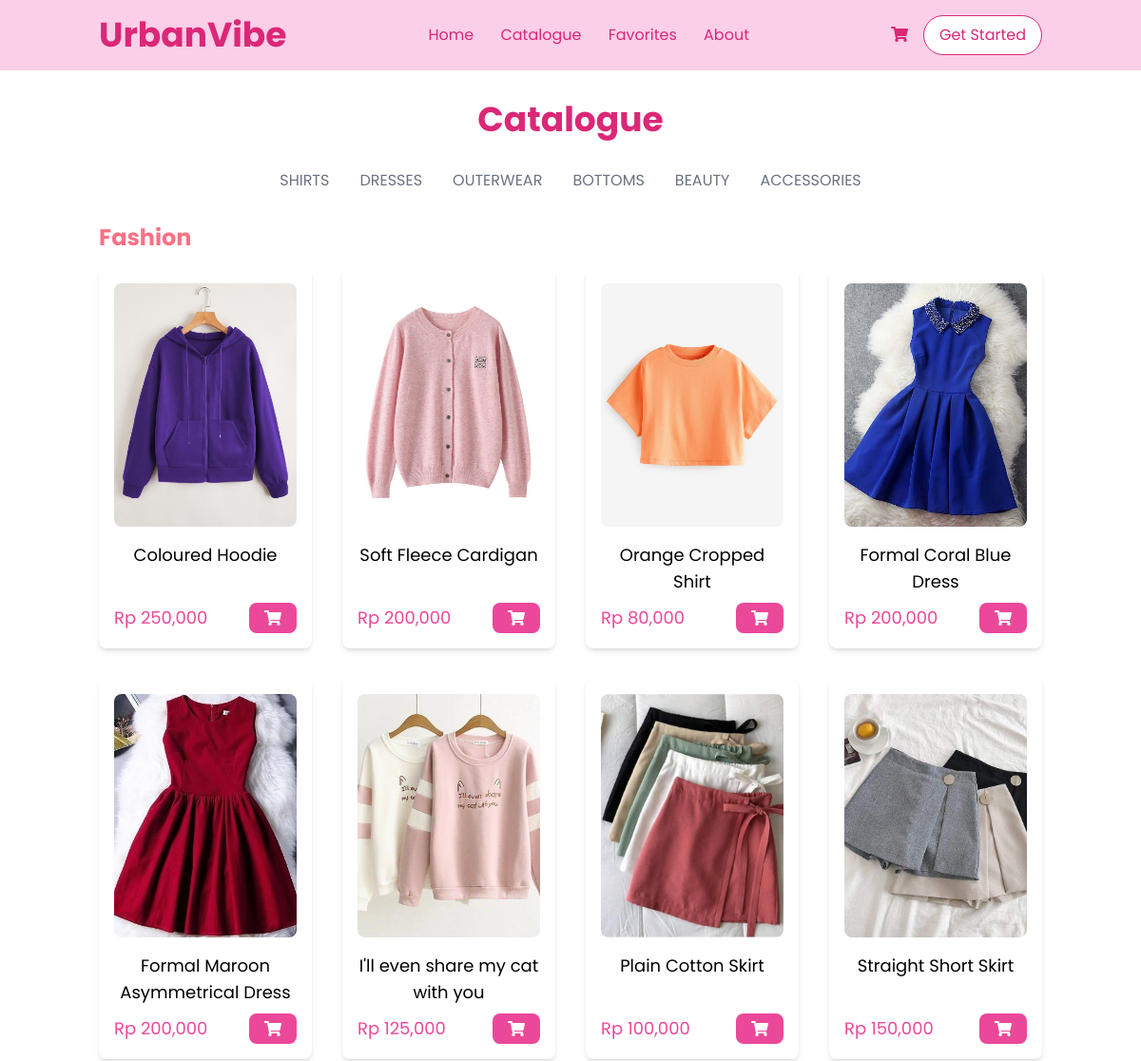
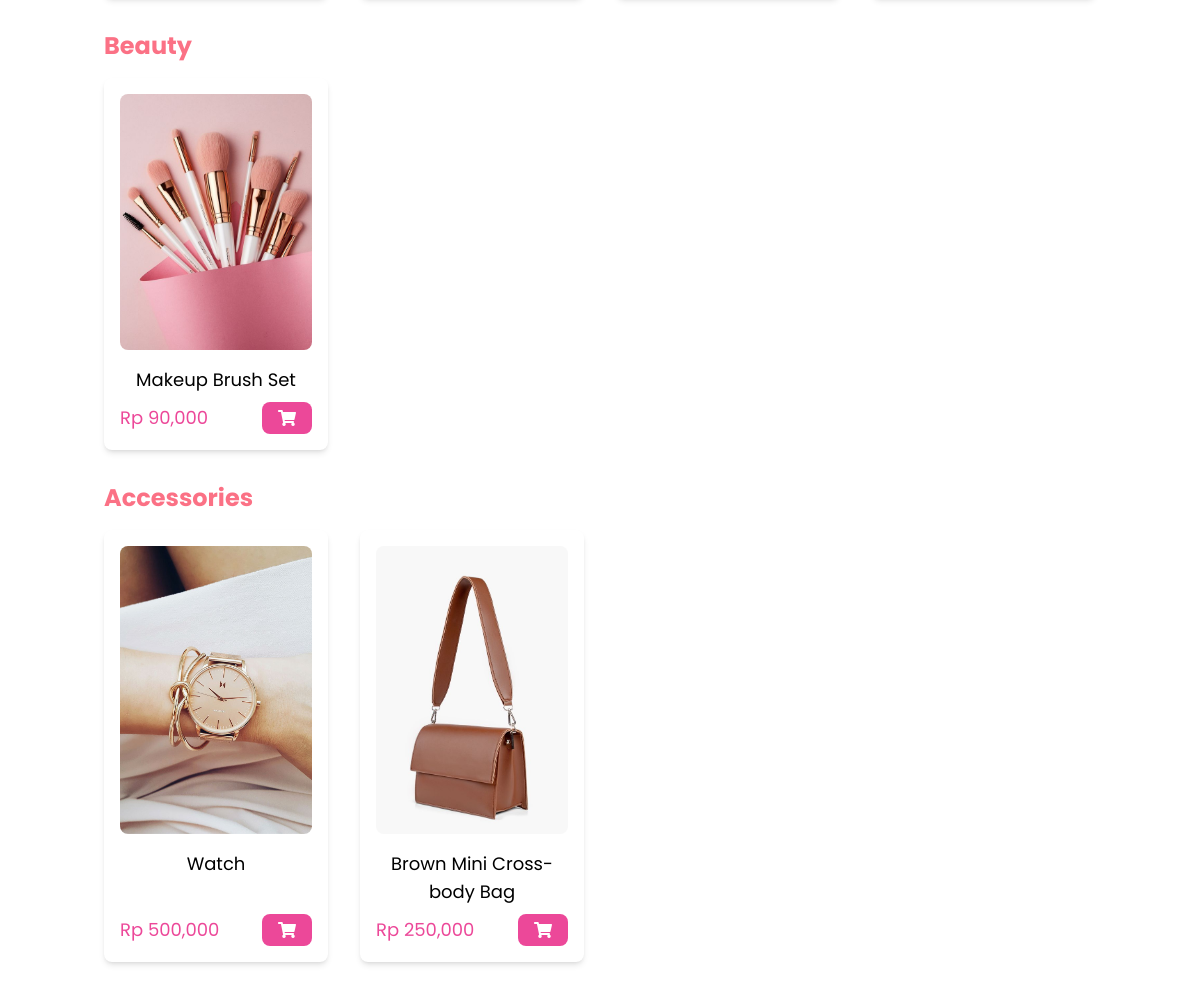
/catalogue/, run on the app's committed database (2 pictures, top to bottom).
### WebPage/models.py (models this page shows, shortened)
class Product(models.Model):
    product_id = models.AutoField(primary_key=True)
    name = models.CharField(max_length=255)
    description = models.TextField()
    price = models.PositiveIntegerField()
    stock = models.PositiveIntegerField()
    class Meta:
        abstract = True

class Fashion(Product):
    sub_category = models.CharField(max_length=20, choices=FashionSubCategory.choices)
    color = MultiSelectField(choices=COLOR_CHOICES, max_length=100)  # Allows multiple colors
    size = MultiSelectField(choices=SIZE_CHOICES, max_length=50)  # Allows multiple sizes
    fashion_type = models.CharField(max_length=15, null=True, blank=True, choices=FashionType.choices)

class ProductImage(models.Model):
    fashion = models.ForeignKey(Fashion, on_delete=models.CASCADE, related_name='images', null=True, blank=True)
    beauty = models.ForeignKey(Beauty, on_delete=models.CASCADE, related_name='images', null=True, blank=True)
    accessories = models.ForeignKey(Accessories, on_delete=models.CASCADE, related_name='images', null=True, blank=True)
    image = models.ImageField(upload_to='product_images/')

class Beauty(Product):
    class BeautyType(models.TextChoices):
        FACE = "Face", "Face"
        EYE = "Eye", "Eye"
        LIPS = "Lips", "Lips"
    makeup_type = models.CharField(max_length=20, choices=BeautyType.choices)

class Accessories(Product):
    def __str__(self):
        return self.name

### WebPage/views.py (the view)
# urls.py: path('catalogue/', views.catalogue, name='catalogue'),
def catalogue(request):
    category = request.GET.get('category', None)  # Get category from URL query
    subcategory = request.GET.get('subcategory', None)  # Get subcategory from URL query
    if category == "fashion":
        if subcategory:
            fashion_products = Fashion.objects.filter(sub_category=subcategory)
        else:
            fashion_products = Fashion.objects.all()
        beauty_products = []
        accessories_products = []
    elif category == "beauty":
        fashion_products = []
        beauty_products = Beauty.objects.all()
        accessories_products = []
    elif category == "accessories":
        fashion_products = []
        beauty_products = []
        accessories_products = Accessories.objects.all()
    else:
        fashion_products = Fashion.objects.all()
        beauty_products = Beauty.objects.all()
        accessories_products = Accessories.objects.all()
    return render(request, "WebPage/catalogue.html", {
        "fashion_products": fashion_products,
        "beauty_products": beauty_products,
        "accessories_products": accessories_products,
    })

### templates/WebPage/catalogue.html (shortened to what this page needs)
{% extends 'base.html' %}
{% load static %}
{% load humanize %}
{% block content %}
<div class="container mx-auto px-4 py-8">
    <h1 class="text-4xl font-bold text-center text-pink-600 mb-8"><a href={% url 'catalogue' %}>Catalogue</a></h1>
<div class="flex justify-center space-x-8 mb-8">
    <a class="{% if request.GET.category == 'fashion' and request.GET.subcategory == 'Shirt' %}text-pink-500 font-bold{% else %}text-gray-500{% endif %}"
       href="{% url 'catalogue' %}?category=fashion&subcategory=Shirt">
       SHIRTS
    </a>
    <a class="{% if request.GET.category == 'fashion' and request.GET.subcategory == 'Dress' %}text-pink-500 font-bold{% else %}text-gray-500{% endif %}"
       href="{% url 'catalogue' %}?category=fashion&subcategory=Dress">
       DRESSES
    </a>
    <a class="{% if request.GET.category == 'fashion' and request.GET.subcategory == 'Outerwear' %}text-pink-500 font-bold{% else %}text-gray-500{% endif %}"
       href="{% url 'catalogue' %}?category=fashion&subcategory=Outerwear">
       OUTERWEAR
    </a>
    <a class="{% if request.GET.category == 'fashion' and request.GET.subcategory == 'Bottom' %}text-pink-500 font-bold{% else %}text-gray-500{% endif %}"
       href="{% url 'catalogue' %}?category=fashion&subcategory=Bottom">
       BOTTOMS
    </a>
    <a class="{% if request.GET.category == 'beauty' %}text-pink-500 font-bold{% else %}text-gray-500{% endif %}"
       href="{% url 'catalogue' %}?category=beauty">
       BEAUTY
    </a>
    <a class="{% if request.GET.category == 'accessories' %}text-pink-500 font-bold{% else %}text-gray-500{% endif %}"
       href="{% url 'catalogue' %}?category=accessories">
       ACCESSORIES
    </a>
</div>
    <h2 class="text-2xl font-bold text-rose-400 mb-4">Fashion</h2>
    <div class="grid grid-cols-1 sm:grid-cols-2 lg:grid-cols-4 gap-8">
        {% for product in fashion_products %}
        <div class="bg-white p-4 rounded-lg flex flex-col text-center shadow-md cursor-pointer product-card"
        data-url="{% url 'product_detail' category='fashion' pk=product.pk %}">
                {% with product.images.first as img %}
                {% if img %}
                    <img src="{{ img.image.url }}" alt="{{ product.name }}" class="w-full aspect-[3/4] object-cover mb-4 rounded-lg" />
                {% else %}
                    <div class="w-full aspect-[3/4] bg-gray-200 flex items-center justify-center mb-4 rounded-lg">
                        <span class="text-gray-400">No Image</span>
                    </div>
                {% endif %}
            {% endwith %}
            <h2 class="text-lg font-normal mb-2">{{ product.name }}</h2>
            <div class="flex justify-between items-center mt-auto">
                <p class="text-pink-500 text-lg">Rp {{ product.price|intcomma }}</p>
                <button
                    class="bg-pink-500 text-white px-4 py-2 rounded-lg flex items-center justify-center cart-button"
                    data-id="{{ product.product_id }}"
                    data-type="fashion"
                    data-name="{{ product.name }}"
                    data-price="{{ product.price }}"
                    data-sizes="{{ product.size|join:',' }}"
                    data-colors="{{ product.color|join:',' }}">
                    <i class="fas fa-shopping-cart"></i>
                </button>
            </div>
        </div>
        {% endfor %}
    </div>
    <h2 class="text-2xl font-bold text-rose-400 mt-8 mb-4">Beauty</h2>
    <div class="grid grid-cols-1 sm:grid-cols-2 lg:grid-cols-4 gap-8">
        {% for product in beauty_products %}
        <div class="bg-white p-4 rounded-lg flex flex-col text-center shadow-md cursor-pointer product-card"
        data-url="{% url 'product_detail' category='beauty' pk=product.pk %}">
            {% with product.images.first as img %}
                {% if img %}
                    <img src="{{ img.image.url }}" alt="{{ product.name }}" class="w-full aspect-[3/4] object-cover mb-4 rounded-lg" />
                {% else %}
                    <div class="w-full aspect-[3/4] bg-gray-200 flex items-center justify-center mb-4 rounded-lg">
                        <span class="text-gray-400">No Image</span>
                    </div>
                {% endif %}
            {% endwith %}
            <h2 class="text-lg font-normal mb-2">{{ product.name }}</h2>
            <div class="flex justify-between items-center mt-auto">
                <p class="text-pink-500 text-lg">Rp {{ product.price|intcomma }}</p>
                <button
                    class="bg-pink-500 text-white px-4 py-2 rounded-lg flex items-center justify-center cart-button"
                    data-id="{{ product.product_id }}"
                    data-type="beauty"
                    data-name="{{ product.name }}"
                    data-price="{{ product.price }}">
                    <i class="fas fa-shopping-cart"></i>
                </button>
            </div>
        </div>
        {% endfor %}
    </div>
    <h2 class="text-2xl font-bold text-rose-400 mt-8 mb-4">Accessories</h2>
    <div class="grid grid-cols-1 sm:grid-cols-2 lg:grid-cols-4 gap-8">
        {% for product in accessories_products %}
        <div class="bg-white p-4 rounded-lg flex flex-col text-center shadow-md cursor-pointer product-card"
        data-url="{% url 'product_detail' category='accessories' pk=product.pk %}">
            {% with product.images.first as img %}
                {% if img %}
                    <img src="{{ img.image.url }}" alt="{{ product.name }}" class="w-full h-72 object-cover mb-4 rounded-lg" />
                {% else %}
                    <div class="w-full h-72 bg-gray-200 flex items-center justify-center mb-4 rounded-lg">
                        <span class="text-gray-400">No Image</span>
                    </div>
                {% endif %}
            {% endwith %}
            <h2 class="text-lg font-normal mb-2">{{ product.name }}</h2>
            <div class="flex justify-between items-center mt-auto">
                <p class="text-pink-500 text-lg">Rp {{ product.price|intcomma }}</p>
                <button
                    class="bg-pink-500 text-white px-4 py-2 rounded-lg flex items-center justify-center cart-button"
                    data-id="{{ product.product_id }}"
                    data-type="accessories"
                    data-name="{{ product.name }}"
                    data-price="{{ product.price }}">
                    <i class="fas fa-shopping-cart"></i>
                </button>
            </div>
        </div>
        {% endfor %}
    </div>
</div>
{% endblock %}

### static/assets/css/styles.css (style rules this page uses)
body { font-family: 'Poppins', sans-serif; margin: 0; padding: 0; background-color: #fff; }
button { background-color: #E91E63; color: white; font-size: 14px; font-weight: 700; padding: 10px 20px; border: none; border-radius: 20px; cursor: pointer; transition: background-color 0.3s ease; }

### data on the page
Fashion: images.first.image (picture), name "Coloured Hoodie", price "250,000"
Fashion: images.first.image (picture), name "Soft Fleece Cardigan", price "200,000"
Fashion: images.first.image (picture), name "Orange Cropped Shirt", price "80,000"
Fashion: images.first.image (picture), name "Formal Coral Blue Dress", price "200,000"
Fashion: images.first.image (picture), name "Formal Maroon Asymmetrical Dress", price "200,000"
Fashion: images.first.image (picture), name "I'll even share my cat with you", price "125,000"
Fashion: images.first.image (picture), name "Plain Cotton Skirt", price "100,000"
Fashion: images.first.image (picture), name "Straight Short Skirt", price "150,000"
Beauty: images.first.image (picture), name "Makeup Brush Set", price "90,000"
Accessories: images.first.image (picture), name "Watch", price "500,000"
Accessories: images.first.image (picture), name "Brown Mini Cross-body Bag", price "250,000"
